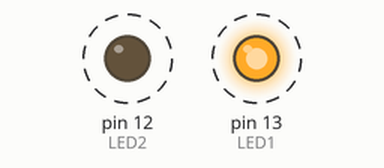
Simulated run of this sketch. Board: Arduino Uno, built with avr-gcc and run on an emulated ATmega328P. On the bench: output pins drawn as LEDs (lit = HIGH). Dashed ring = blinking.

Above: at 0.2 s.
Timing chart, 0 to 3.0 s (numbered marks = the images above):
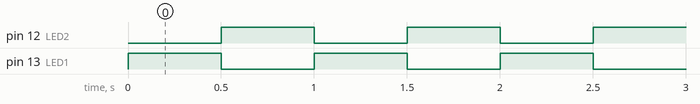

The sketch:

sketch_dec21a_1221_3.ino
```cpp
// C++ code
//
const int LED1 = 13;
const int LED2 = 12;
void setup()
{
  pinMode(LED1, OUTPUT);
  pinMode(LED2, OUTPUT);
}

void loop()
{

    digitalWrite(LED1, HIGH);
    digitalWrite(LED2, LOW);
    delay(500);
    digitalWrite(LED1, LOW);
    digitalWrite(LED2, HIGH);
    delay(500);


}
```

Measured:
- by itself, pin 12 (LED2), pin 13 (LED1): alternates HIGH for 0.50 s and LOW for 0.50 s
